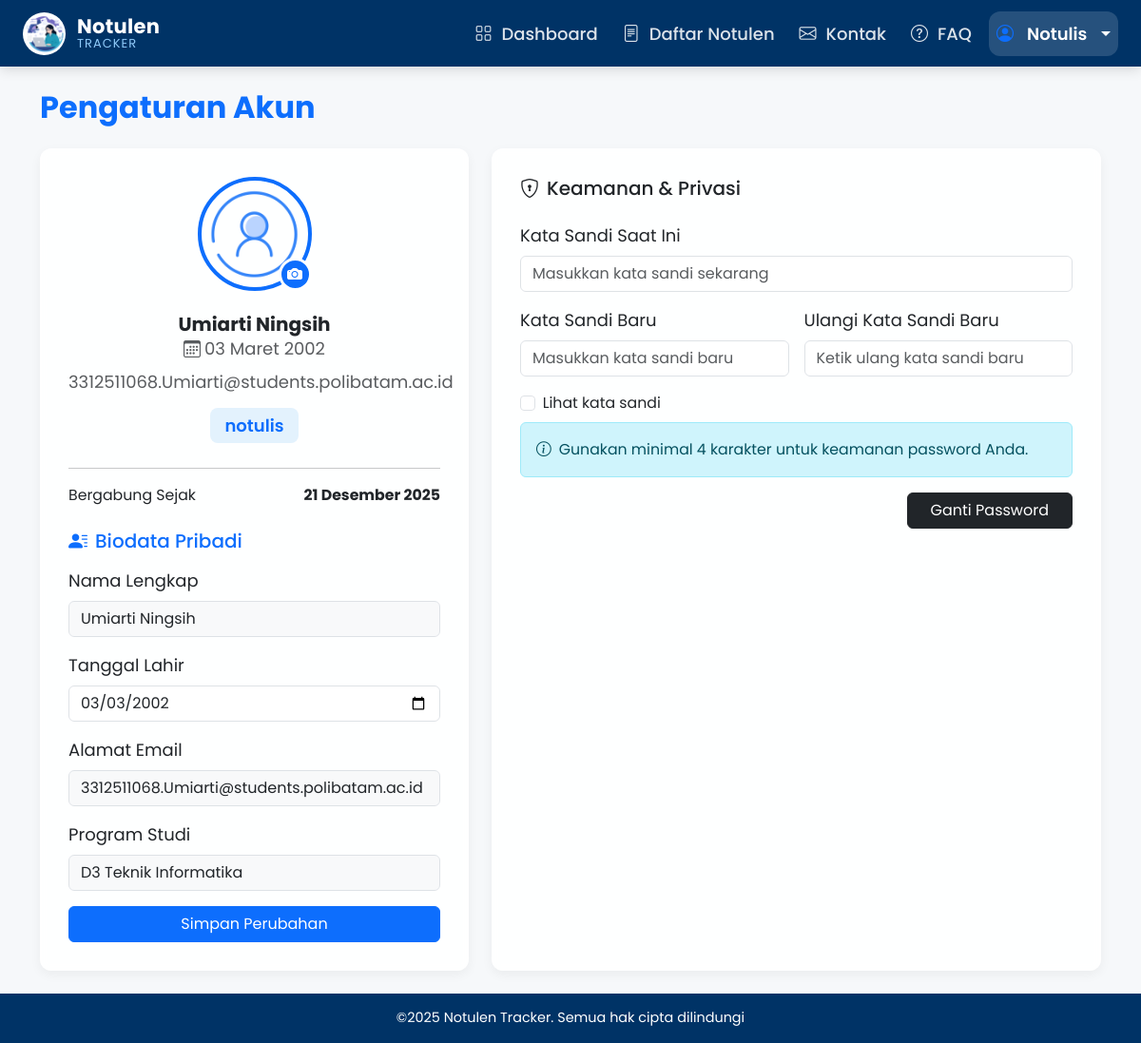
The page /api/profile.php (signed in) on the database as committed earlier.
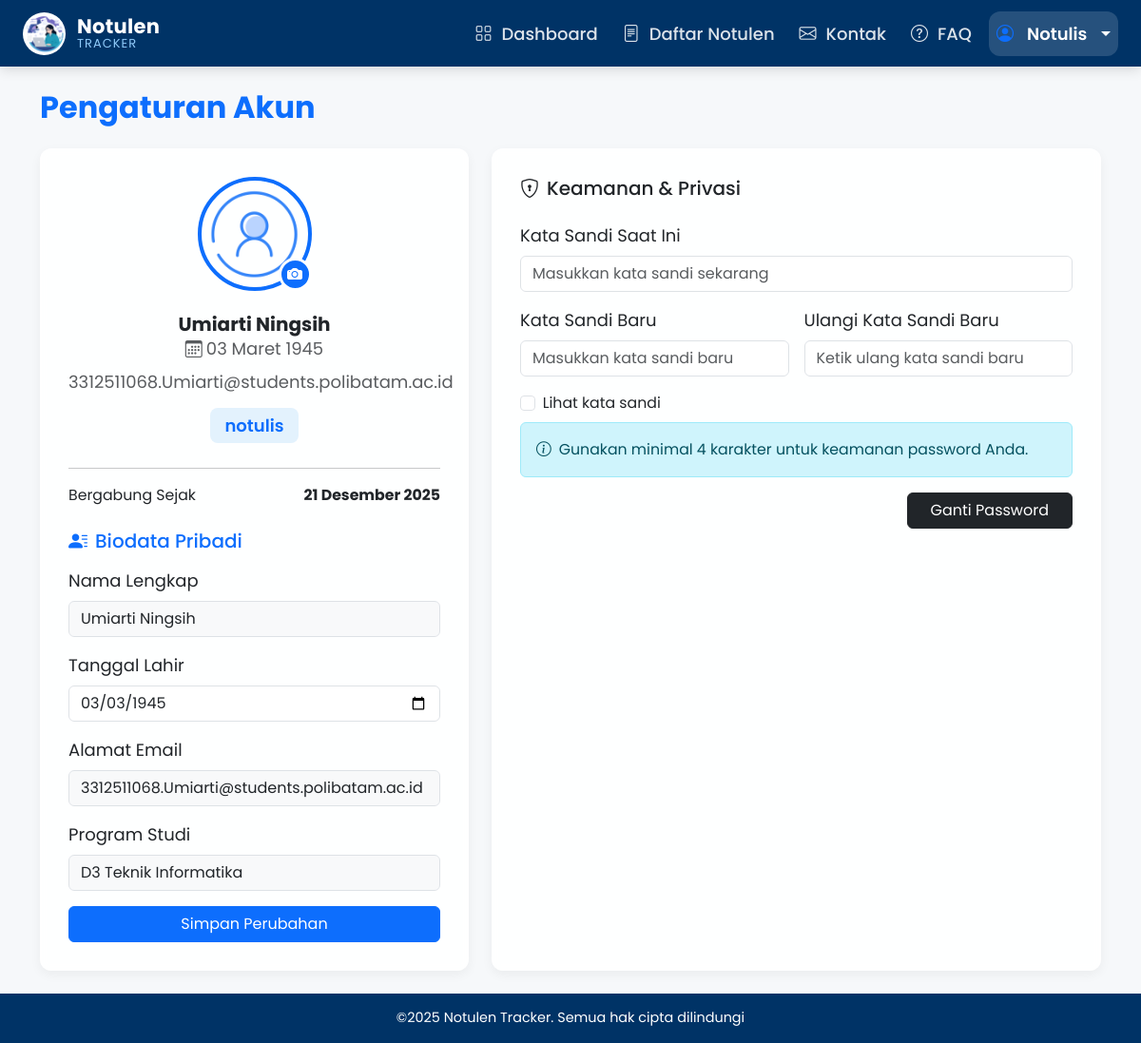
The same page on the database as committed later.
### tables this page shows
CREATE TABLE `pengguna` (
  `id` int NOT NULL,
  `nim` varchar(20) DEFAULT NULL,
  `nama_lengkap` varchar(150) DEFAULT NULL,
  `prodi` varchar(150) DEFAULT NULL,
  `tgl_lahir` date DEFAULT NULL,
  `email` varchar(150) DEFAULT NULL,
  `password` varchar(255) DEFAULT NULL,
  `role` enum('notulis','admin','peserta') DEFAULT 'peserta',
  `foto_profile` varchar(100) DEFAULT 'user.png',
  `bergabung_sejak` date DEFAULT NULL
);

### api/profile.php (the view, shortened to what the changed rows need)
<?php
$user_id = $_SESSION['id'];
$db_host = "localhost";
$db_user = "root";
$db_pass = "";
$db_name = "notulen_db";
$conn = mysqli_connect($db_host, $db_user, $db_pass, $db_name);
$query_profile = "SELECT * FROM pengguna WHERE id = ?";
$stmt = mysqli_prepare($conn, $query_profile);
mysqli_stmt_bind_param($stmt, "i", $user_id);
mysqli_stmt_execute($stmt);
$result = mysqli_stmt_get_result($stmt);
$profile_data = mysqli_fetch_assoc($result);
$role_display = !empty($profile_data['role']) ? $profile_data['role'] : 'Notulis';
$dropdown_nama = htmlspecialchars($profile_data['nama_lengkap']);
$dropdown_email = htmlspecialchars($profile_data['email']);
$tgl_lahir = !empty($profile_data['tgl_lahir']) ? $profile_data['tgl_lahir'] : '';
$is_default_photo = empty($profile_data['foto_profile']) || !file_exists($profile_data['foto_profile']);
$foto_path = (!$is_default_photo) ? htmlspecialchars($profile_data['foto_profile']) : 'userr.png';
$bulan_indonesia = [
    1 => 'Januari', 'Februari', 'Maret', 'April', 'Mei', 'Juni',
    'Juli', 'Agustus', 'September', 'Oktober', 'November', 'Desember'
];
if (!empty($profile_data['bergabung_sejak']) && $profile_data['bergabung_sejak'] !== '0000-00-00') {
    $timestamp = strtotime($profile_data['bergabung_sejak']);
    $formatted_date = date('d', $timestamp) . ' ' . $bulan_indonesia[date('n', $timestamp)] . ' ' . date('Y', $timestamp);
} else {
    $formatted_date = "Baru Saja";
}
$tgl_lahir_display = "Belum diatur";
if (!empty($tgl_lahir) && $tgl_lahir !== '0000-00-00') {
    $ts_lahir = strtotime($tgl_lahir);
    $tgl_lahir_display = date('d', $ts_lahir) . ' ' . $bulan_indonesia[date('n', $ts_lahir)] . ' ' . date('Y', $ts_lahir);
}
?>
<!DOCTYPE html>
<html lang="id">
<head>
    <link href="https://cdn.jsdelivr.net/npm/bootstrap@5.3.3/dist/css/bootstrap.min.css" rel="stylesheet">
    <link href="https://cdnjs.cloudflare.com/ajax/libs/croppie/2.6.5/croppie.min.css" rel="stylesheet">
    <link href="https://cdn.jsdelivr.net/npm/bootstrap-icons@1.11.3/font/bootstrap-icons.min.css" rel="stylesheet">
</head>
<body>
    <nav class="navbar navbar-expand-lg navbar-dark fixed-top px-4 custom-navbar">
    <div class="collapse navbar-collapse" id="navbarNav">
        <ul class="navbar-nav ms-auto nav-effect">
            <li class="nav-item dropdown">
                <a class="nav-link dropdown-toggle active" href="#" id="userDropdown" role="button" data-bs-toggle="dropdown">
                    <i class="bi bi-person-circle me-1"></i> <?php echo ucwords(htmlspecialchars($role_display)); ?>
                </a>
            </li>
        </ul>
    </div>
</nav>
    <main class="container py-4">
        <h2 class="mb-4 fw-bold text-primary">Pengaturan Akun</h2>
        <div class="row g-4">
            <div class="col-lg-5">
                <div class="profile-sidebar">
                    <div class="text-center">
                        <div class="position-relative d-inline-block">
                            <img id="fotoProfil" class="main-avatar" src="<?php echo $foto_path; ?>" alt="Foto Profil" title="Klik untuk ganti foto">
                            <div class="position-absolute bottom-0 end-0 bg-primary text-white rounded-circle d-flex align-items-center justify-content-center"
                            style="width: 35px; height: 35px; border: 3px solid #fff; cursor: pointer;"
                            onclick="document.getElementById('uploadFoto').click();">
                        </div>
                    </div>
                        <h5 class="mt-3 mb-0 fw-bold"><?php echo $dropdown_nama; ?></h5>
                        <div class="text-muted mb-2">
                            <i class="bi bi-calendar3 me-1"></i><?php echo $tgl_lahir_display; ?>
                        </div>
                        <p class="text-muted mb-1"><?php echo $dropdown_email; ?></p>
                        <span class="badge-peserta"><?php echo htmlspecialchars($profile_data['role']); ?></span>
                        <hr>
                        <div class="d-flex justify-content-between small mb-4">
                            <span>Bergabung Sejak</span>
                            <strong><?php echo $formatted_date; ?></strong>
                        </div>
                    </div>
                    <form id="dataDiriForm">
                        <div class="mb-3">
                            <label class="form-label">Nama Lengkap</label>
                            <input type="text" class="form-control bg-light" id="nama" value="<?php echo $dropdown_nama; ?>" readonly>
                        </div>
                        <div class="mb-3">
                            <label class="form-label">Tanggal Lahir</label>
                            <input type="date" class="form-control" id="tgl_lahir" value="<?php echo $tgl_lahir; ?>" required>
                        </div>
                        <div class="mb-3">
                            <label class="form-label">Alamat Email</label>
                            <input type="email" class="form-control bg-light" value="<?php echo $dropdown_email; ?>" readonly>
                        </div>
                        <div class="mb-3">
                            <label class="form-label">Program Studi</label>
                            <input type="text" class="form-control bg-light" value="<?php echo htmlspecialchars($profile_data['prodi']); ?>" readonly>
                        </div>
                    </form>
                </div>
            </div>
        </div>
    </main>
</body>
</html>

Rows that differ between the two databases and show on the page:
changed pengguna "Umiarti Ningsih": tgl_lahir "03 Maret 2002" → "03 Maret 1945"; tgl_lahir "03/03/2002" → "03/03/1945"
